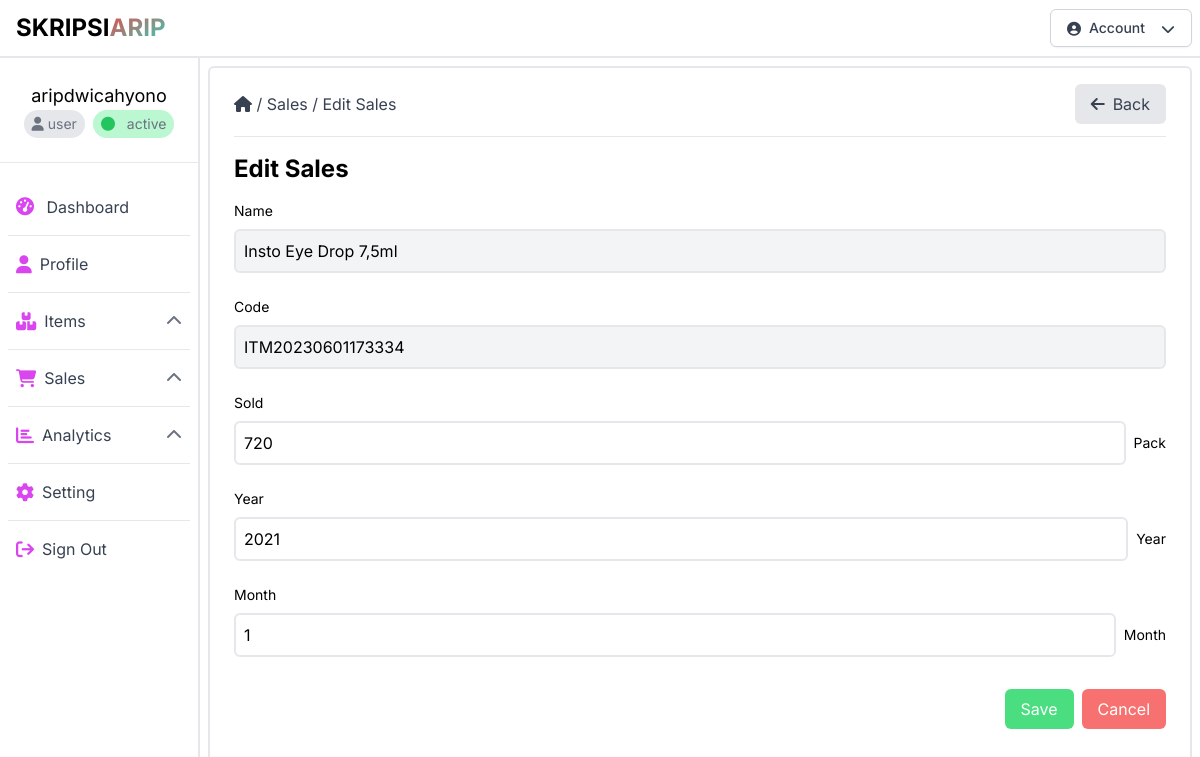
/edit_sales.php?id=44 (signed in), run on the app's committed database.
### tables this page shows
CREATE TABLE `items` (
  `id` int(11) NOT NULL,
  `code` varchar(32) NOT NULL,
  `name` varchar(128) NOT NULL,
  `price` varchar(256) NOT NULL,
  `unit` varchar(32) NOT NULL,
  `stock` varchar(256) NOT NULL,
  `created_at` datetime NOT NULL,
  `updated_at` datetime NOT NULL,
  `id_user` int(11) NOT NULL
);

CREATE TABLE `sales` (
  `id` int(11) NOT NULL,
  `code` varchar(32) NOT NULL,
  `sold` varchar(256) NOT NULL,
  `month` varchar(16) NOT NULL,
  `year` varchar(16) NOT NULL,
  `created_at` datetime NOT NULL,
  `updated_at` datetime NOT NULL,
  `id_item` int(11) NOT NULL,
  `id_user` int(11) NOT NULL
);

### public/edit_sales.php (the view, shortened to what this page needs)
<?php
require_once("config.php");
?>
<!DOCTYPE html>
<html lang="id">
<head>
    <link rel="stylesheet" href="css/output.css">
    <link rel="stylesheet" href="https://cdnjs.cloudflare.com/ajax/libs/font-awesome/6.4.0/css/all.min.css"
 />
</head>
<body class="font-inter">
    <header class="bg-white w-full border-b-2 border-gray-200">
        <?php
            include("components/navbar.php");
        ?>
    </header>
    <div class="container-fluid mx-auto h-auto">
        <div class="flex">
            <?php
                include("components/sidebar.php");
            ?>
            <div class="w-10/12 h-[calc(100vh-3.5rem)] p-2">
                <div class="w-full h-auto border-2 border-gray-200 rounded-md py-4 px-6">
                    <div class="flex items-center gap-2 mb-3 justify-between">
                        <div>
                            <a href="dashboard.php" class="text-gray-700 hover:text-gray-950"><i class="fas fa-home"></i></a>
                            <span class="text-gray-700">/</span>
                            <a href="sales.php" class="text-gray-700 hover:text-gray-950">Sales</a>
                            <span class="text-gray-700">/</span>
                            <a href="edit_sales.php?id=<?php echo $_GET["id"]; ?>" class="text-gray-700 hover:text-gray-950">Edit Sales</a>
                        </div>
                        <button class="flex flex-row justify-center items-center bg-gray-200 hover:bg-gray-300 rounded-md px-4 py-2 text-gray-700 space-x-2" onclick="window.history.back();">
                            <i class="fas fa-arrow-left"></i>
                            <span>Back</span>
                        </button>
                    </div>
                    <hr>
                    <div class="flex flex-col gap-4 mt-4 mb-16">
                        <div class="flex flex-col gap-2">
                            <div class="flex flex-row items-center justify-between">
                                <div class="flex flex-row items-center gap-2">
                                    <h1 class="text-2xl font-bold">Edit Sales</h1>
                                </div>
                            </div>
                            <div class="flex flex-col gap-4">
                                <?php
                                    if(isset($_POST["submit"])){
                                        $id_user = $_SESSION["id"];
                                        $name_item = $_POST["name"];
                                        $code = $_POST["code"];
                                        $sold = $_POST["sold"];
                                        $month = $_POST["month"];
                                        $year = $_POST["year"];
                                        $created_at = date("Y-m-d H:i:s");
                                        $updated_at = date("Y-m-d H:i:s");
                                        if($name_item == "" || $code == "" || $sold == "" || $month == "" || $year == ""){
                                            echo "<div class='bg-red-200 text-red-700 border-2 border-red-700 rounded-md p-2'>Please fill all the form</div>";
                                        }
                                        $sql = "SELECT * FROM items WHERE name = '$name_item'";
                                        $query = mysqli_query($conn, $sql);
                                        if(mysqli_num_rows($query) > 0){
                                            $row = mysqli_fetch_assoc($query);
                                            $id_item = $row["id"];
                                            $sql = "SELECT * FROM sales WHERE id_item = '$id_item' AND month = '$month' AND year = '$year'";
                                            $query = mysqli_query($conn, $sql);
                                            if(mysqli_num_rows($query) > 0){
                                                $sql = "UPDATE sales SET sold = '$sold', updated_at = '$updated_at' WHERE id_item = '$id_item' AND month = '$month' AND year = '$year'";
                                                $query = mysqli_query($conn, $sql);
                                                echo "<div class='bg-green-200 text-green-700 border-2 border-green-700 rounded-md p-2'>Sales updated successfully</div>";
                                            }else{
                                                echo "<div class='bg-red-200 text-red-700 border-2 border-red-700 rounded-md p-2'>Sales not found</div>";
                                            }
                                        } else{
                                            echo "<div class='bg-red-200 text-red-700 border-2 border-red-700 rounded-md p-2'>Item not found</div>";
                                        }
                                    } else {
                                        $id = $_GET["id"];
                                        $sql = "SELECT * FROM sales WHERE id = '$id'";
                                        $sales = mysqli_query($conn, $sql);
                                        if(mysqli_num_rows($sales) > 0){
                                            $row = mysqli_fetch_assoc($sales);
                                            $id_item = $row["id_item"];
                                            $sold = $row["sold"];
                                            $month = $row["month"];
                                            $year = $row["year"];
                                            $sql = "SELECT * FROM items WHERE id = '$id_item'";
                                            $items = mysqli_query($conn, $sql);
                                            if(mysqli_num_rows($items) > 0){
                                                $row = mysqli_fetch_assoc($items);
                                                $name_item = $row["name"];
                                                $code = $row["code"];
                                            }
                                        }
                                    }
                                ?>
                                <form action="edit_sales.php?id=<?php echo $_GET["id"]; ?>" method="POST" class="flex flex-col gap-4">
                                    <div class="flex flex-col gap-2 mt-2 relative">
                                        <label for="name" class="text-sm">Name</label>
                                        <input type="text" name="name" id="name" autocomplete="off" value="<?php echo $name_item; ?>"
                                             readonly class="border-2 border-gray-200 bg-gray-100 rounded-md p-2">
                                    </div>
                                    <div class="flex flex-col gap-2 mt-2">
                                        <label for="code" class="text-sm">Code</label>
                                        <input type="text" name="code" id="code"
                                            class="border-2 border-gray-200 bg-gray-100 rounded-md p-2"
                                            value="<?php echo $code; ?>" readonly>
                                    </div>
                                    <div class="flex flex-col gap-2 mt-2">
                                        <label for="sold" class="text-sm">Sold</label>
                                        <div class="flex flex-row items-center gap-2">
                                            <input type="number" name="sold" id="sold" value="<?php echo $sold; ?>"
                                                class="border-2 border-gray-200 rounded-md p-2 w-full">
                                            <h1 class="text-sm">Pack</h1>
                                        </div>
                                    </div>
                                    <div class="flex flex-col gap-2 mt-2">
                                        <label for="year" class="text-sm">Year</label>
                                        <div class="flex flex-row items-center gap-2">
                                            <input type="number" name="year" id="year" value="<?php echo $year; ?>"
                                                class="border-2 border-gray-200 rounded-md p-2 w-full" readonly>
                                            <h1 class="text-sm">Year</h1>
                                        </div>
                                    </div>
                                    <div class="flex flex-col gap-2 mt-2">
                                        <label for="month" class="text-sm">Month</label>
                                        <div class="flex flex-row items-center gap-2">
                                            <input type="number" name="month" id="month" value="<?php echo $month; ?>"
                                                class="border-2 border-gray-200 rounded-md p-2 w-full" readonly>
                                            <h1 class="text-sm">Month</h1>
                                        </div>
                                    </div>
                                    <div class="flex flex-row items-center justify-end gap-2 mt-4">
                                        <input type="submit"
                                            class="bg-green-400 hover:bg-green-600 text-white px-4 py-2 rounded-md cursor-pointer"
                                            name="submit" value="Save">
                                        <a href="items.php"
                                            class="bg-red-400 hover:bg-red-600 text-white px-4 py-2 rounded-md">Cancel</a>
                                    </div>
                                </form>
                            </div>
                        </div>
                    </div>
                </div>
            </div>
        </div>
</body>
</html>

### data on the page
items: name "Insto Eye Drop 7,5ml", code "ITM20230601173334"
sales: sold "720", year "2021", month "1"

### other printed values
$_SESSION["fullname"] "aripdwicahyono"
$_SESSION["role"] "user"
$_SESSION["status"] "active"
